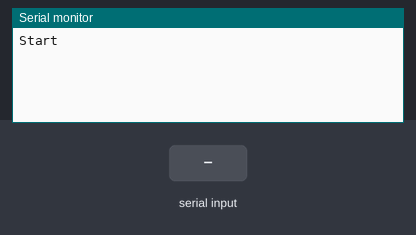
Recording of a sketch running on a simulated ESP32. Shown: the last lines printed to the serial monitor. Inputs (shaded band) come from the test bench.

Above: at 2.2 s.
2.3 s: "stm32_ready\n" received over the second serial link
At 3.5 s:
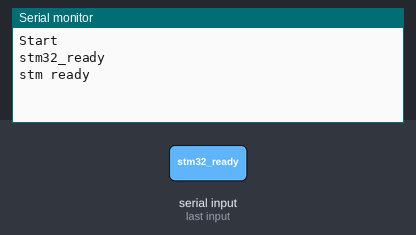
3.8 s: "1\n" received over the second serial link
At 4.9 s:
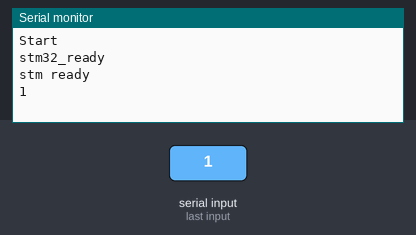

Measured:
- after the input at 2.3 s, the serial monitor: prints a new line at once (image 1)
- after the input at 3.8 s, the serial monitor: prints a new line at once (image 2)

The sketch:

serial_test.ino
```cpp
HardwareSerial stm32_serial(1);
String stm32_string , sub_stm32_string;
void setup() {
  stm32_serial.begin(115200,SERIAL_8N1 ,42,45);
  Serial.begin(115200);
  Serial.println("Start");
  delay(1000);
  stm32_serial.println("check_stm32");
}

void loop() {
   while (stm32_serial.available() > 0) {
    stm32_string = stm32_serial.readStringUntil('\n');
    stm32_string.trim();
    Serial.println(stm32_string);
    sub_stm32_string = stm32_string.substring(0,11);
    if (stm32_string == "stm32_ready") {
     Serial.println("stm ready");
    }
  }

}
```
